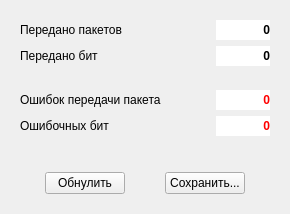
<?xml version="1.0" encoding="UTF-8"?>
<ui version="4.0">
 <class>Form</class>
 <widget class="QWidget" name="Form">
  <property name="geometry">
   <rect>
    <x>0</x>
    <y>0</y>
    <width>282</width>
    <height>214</height>
   </rect>
  </property>
  <property name="windowTitle">
   <string>Помехоустойчивость</string>
  </property>
  <property name="windowIcon">
   <iconset resource="../tgca/tgca.qrc">
    <normaloff>:/pictogram/images[10].png</normaloff>:/pictogram/images[10].png</iconset>
  </property>
  <layout class="QGridLayout" name="gridLayout" columnstretch="7,2">
   <property name="leftMargin">
    <number>20</number>
   </property>
   <property name="topMargin">
    <number>20</number>
   </property>
   <property name="rightMargin">
    <number>20</number>
   </property>
   <property name="bottomMargin">
    <number>0</number>
   </property>
   <item row="4" column="1">
    <widget class="QLabel" name="errBit">
     <property name="minimumSize">
      <size>
       <width>0</width>
       <height>20</height>
      </size>
     </property>
     <property name="font">
      <font>
       <weight>75</weight>
       <bold>true</bold>
      </font>
     </property>
     <property name="styleSheet">
      <string notr="true">color: rgb(255, 0, 0);
background-color: rgb(255, 255, 255);</string>
     </property>
     <property name="text">
      <string>0</string>
     </property>
     <property name="alignment">
      <set>Qt::AlignRight|Qt::AlignTrailing|Qt::AlignVCenter</set>
     </property>
    </widget>
   </item>
   <item row="1" column="0">
    <widget class="QLabel" name="label_2">
     <property name="text">
      <string>Передано бит</string>
     </property>
    </widget>
   </item>
   <item row="4" column="0">
    <widget class="QLabel" name="label_4">
     <property name="text">
      <string>Ошибочных бит</string>
     </property>
    </widget>
   </item>
   <item row="1" column="1">
    <widget class="QLabel" name="totalBit">
     <property name="minimumSize">
      <size>
       <width>0</width>
       <height>20</height>
      </size>
     </property>
     <property name="font">
      <font>
       <weight>75</weight>
       <bold>true</bold>
      </font>
     </property>
     <property name="styleSheet">
      <string notr="true">background-color: rgb(255, 255, 255);</string>
     </property>
     <property name="text">
      <string>0</string>
     </property>
     <property name="alignment">
      <set>Qt::AlignRight|Qt::AlignTrailing|Qt::AlignVCenter</set>
     </property>
    </widget>
   </item>
   <item row="5" column="0" colspan="2">
    <layout class="QHBoxLayout" name="horizontalLayout">
     <property name="spacing">
      <number>40</number>
     </property>
     <property name="leftMargin">
      <number>25</number>
     </property>
     <property name="topMargin">
      <number>30</number>
     </property>
     <property name="rightMargin">
      <number>25</number>
     </property>
     <property name="bottomMargin">
      <number>20</number>
     </property>
     <item>
      <widget class="QPushButton" name="toZero">
       <property name="text">
        <string>Обнулить</string>
       </property>
      </widget>
     </item>
     <item>
      <widget class="QPushButton" name="save">
       <property name="text">
        <string>Сохранить...</string>
       </property>
      </widget>
     </item>
    </layout>
   </item>
   <item row="3" column="0">
    <widget class="QLabel" name="label_3">
     <property name="text">
      <string>Ошибок передачи пакета</string>
     </property>
    </widget>
   </item>
   <item row="0" column="1">
    <widget class="QLabel" name="totalIter">
     <property name="minimumSize">
      <size>
       <width>0</width>
       <height>20</height>
      </size>
     </property>
     <property name="font">
      <font>
       <weight>75</weight>
       <bold>true</bold>
      </font>
     </property>
     <property name="styleSheet">
      <string notr="true">background-color: rgb(255, 255, 255);</string>
     </property>
     <property name="text">
      <string>0</string>
     </property>
     <property name="alignment">
      <set>Qt::AlignRight|Qt::AlignTrailing|Qt::AlignVCenter</set>
     </property>
    </widget>
   </item>
   <item row="3" column="1">
    <widget class="QLabel" name="errPack">
     <property name="minimumSize">
      <size>
       <width>0</width>
       <height>20</height>
      </size>
     </property>
     <property name="font">
      <font>
       <weight>75</weight>
       <bold>true</bold>
      </font>
     </property>
     <property name="styleSheet">
      <string notr="true">color: rgb(255, 0, 0);
background-color: rgb(255, 255, 255);</string>
     </property>
     <property name="text">
      <string>0</string>
     </property>
     <property name="alignment">
      <set>Qt::AlignRight|Qt::AlignTrailing|Qt::AlignVCenter</set>
     </property>
    </widget>
   </item>
   <item row="0" column="0">
    <widget class="QLabel" name="label">
     <property name="text">
      <string>Передано пакетов</string>
     </property>
    </widget>
   </item>
   <item row="2" column="0">
    <spacer name="verticalSpacer">
     <property name="orientation">
      <enum>Qt::Vertical</enum>
     </property>
     <property name="sizeHint" stdset="0">
      <size>
       <width>20</width>
       <height>40</height>
      </size>
     </property>
    </spacer>
   </item>
  </layout>
 </widget>
 <resources>
  <include location="../tgca/tgca.qrc"/>
 </resources>
 <connections/>
</ui>
